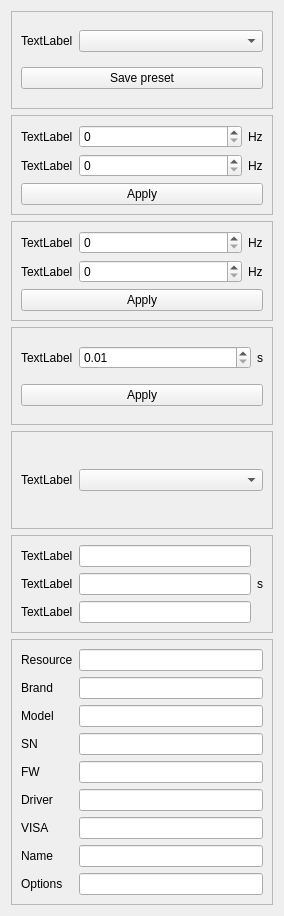
        <widget class="QWidget" name="scrollAreaWidgetContents">
         <property name="geometry">
          <rect>
           <x>0</x>
           <y>0</y>
           <width>284</width>
           <height>916</height>
          </rect>
         </property>
         <layout class="QVBoxLayout" name="verticalLayout_2">
          <item>
           <widget class="QFrame" name="frame_7">
            <property name="frameShape">
             <enum>QFrame::Shape::StyledPanel</enum>
            </property>
            <property name="frameShadow">
             <enum>QFrame::Shadow::Raised</enum>
            </property>
            <layout class="QGridLayout" name="gridLayout_5">
             <item row="0" column="0">
              <widget class="QLabel" name="labelPresets">
               <property name="sizePolicy">
                <sizepolicy hsizetype="Fixed" vsizetype="Preferred">
                 <horstretch>0</horstretch>
                 <verstretch>0</verstretch>
                </sizepolicy>
               </property>
               <property name="text">
                <string>TextLabel</string>
               </property>
              </widget>
             </item>
             <item row="0" column="1">
              <widget class="QComboBox" name="comboBoxPresets"/>
             </item>
             <item row="1" column="0" colspan="2">
              <widget class="QPushButton" name="pushButtonSavePreset">
               <property name="focusPolicy">
                <enum>Qt::FocusPolicy::NoFocus</enum>
               </property>
               <property name="text">
                <string>Save preset</string>
               </property>
               <property name="iconSize">
                <size>
                 <width>25</width>
                 <height>25</height>
                </size>
               </property>
              </widget>
             </item>
            </layout>
           </widget>
          </item>
          <item>
           <widget class="QFrame" name="frame_2">
            <property name="frameShape">
             <enum>QFrame::Shape::StyledPanel</enum>
            </property>
            <property name="frameShadow">
             <enum>QFrame::Shadow::Raised</enum>
            </property>
            <layout class="QGridLayout" name="gridLayout_9">
             <item row="0" column="1">
              <widget class="QDoubleSpinBox" name="doubleSpinBoxCenter">
               <property name="decimals">
                <number>0</number>
               </property>
               <property name="maximum">
                <double>3000000000.000000000000000</double>
               </property>
              </widget>
             </item>
             <item row="0" column="2">
              <widget class="QLabel" name="label_8">
               <property name="sizePolicy">
                <sizepolicy hsizetype="Fixed" vsizetype="Preferred">
                 <horstretch>0</horstretch>
                 <verstretch>0</verstretch>
                </sizepolicy>
               </property>
               <property name="text">
                <string>Hz</string>
               </property>
              </widget>
             </item>
             <item row="1" column="2">
              <widget class="QLabel" name="label_10">
               <property name="sizePolicy">
                <sizepolicy hsizetype="Fixed" vsizetype="Preferred">
                 <horstretch>0</horstretch>
                 <verstretch>0</verstretch>
                </sizepolicy>
               </property>
               <property name="text">
                <string>Hz</string>
               </property>
              </widget>
             </item>
             <item row="1" column="1">
              <widget class="QDoubleSpinBox" name="doubleSpinBoxSpan">
               <property name="decimals">
                <number>0</number>
               </property>
               <property name="maximum">
                <double>3000000000.000000000000000</double>
               </property>
              </widget>
             </item>
             <item row="1" column="0">
              <widget class="QLabel" name="labelSpan">
               <property name="sizePolicy">
                <sizepolicy hsizetype="Fixed" vsizetype="Preferred">
                 <horstretch>0</horstretch>
                 <verstretch>0</verstretch>
                </sizepolicy>
               </property>
               <property name="text">
                <string>TextLabel</string>
               </property>
              </widget>
             </item>
             <item row="0" column="0">
              <widget class="QLabel" name="labelCenter">
               <property name="sizePolicy">
                <sizepolicy hsizetype="Fixed" vsizetype="Preferred">
                 <horstretch>0</horstretch>
                 <verstretch>0</verstretch>
                </sizepolicy>
               </property>
               <property name="text">
                <string>TextLabel</string>
               </property>
              </widget>
             </item>
             <item row="2" column="0" colspan="3">
              <widget class="QPushButton" name="pushButtonApply1">
               <property name="focusPolicy">
                <enum>Qt::FocusPolicy::NoFocus</enum>
               </property>
               <property name="text">
                <string>Apply</string>
               </property>
               <property name="iconSize">
                <size>
                 <width>25</width>
                 <height>25</height>
                </size>
               </property>
              </widget>
             </item>
            </layout>
           </widget>
          </item>
          <item>
           <widget class="QFrame" name="frame">
            <property name="frameShape">
             <enum>QFrame::Shape::StyledPanel</enum>
            </property>
            <property name="frameShadow">
             <enum>QFrame::Shadow::Raised</enum>
            </property>
            <layout class="QGridLayout" name="gridLayout_7">
             <item row="1" column="1">
              <widget class="QDoubleSpinBox" name="doubleSpinBoxMin">
               <property name="decimals">
                <number>0</number>
               </property>
               <property name="maximum">
                <double>3000000000.000000000000000</double>
               </property>
              </widget>
             </item>
             <item row="1" column="2">
              <widget class="QLabel" name="label_12">
               <property name="sizePolicy">
                <sizepolicy hsizetype="Fixed" vsizetype="Preferred">
                 <horstretch>0</horstretch>
                 <verstretch>0</verstretch>
                </sizepolicy>
               </property>
               <property name="text">
                <string>Hz</string>
               </property>
              </widget>
             </item>
             <item row="2" column="2">
              <widget class="QLabel" name="label_13">
               <property name="sizePolicy">
                <sizepolicy hsizetype="Fixed" vsizetype="Preferred">
                 <horstretch>0</horstretch>
                 <verstretch>0</verstretch>
                </sizepolicy>
               </property>
               <property name="text">
                <string>Hz</string>
               </property>
              </widget>
             </item>
             <item row="2" column="1">
              <widget class="QDoubleSpinBox" name="doubleSpinBoxMax">
               <property name="decimals">
                <number>0</number>
               </property>
               <property name="maximum">
                <double>3000000000.000000000000000</double>
               </property>
              </widget>
             </item>
             <item row="1" column="0">
              <widget class="QLabel" name="labelMin">
               <property name="sizePolicy">
                <sizepolicy hsizetype="Fixed" vsizetype="Preferred">
                 <horstretch>0</horstretch>
                 <verstretch>0</verstretch>
                </sizepolicy>
               </property>
               <property name="text">
                <string>TextLabel</string>
               </property>
              </widget>
             </item>
             <item row="2" column="0">
              <widget class="QLabel" name="labelMax">
               <property name="sizePolicy">
                <sizepolicy hsizetype="Fixed" vsizetype="Preferred">
                 <horstretch>0</horstretch>
                 <verstretch>0</verstretch>
                </sizepolicy>
               </property>
               <property name="text">
                <string>TextLabel</string>
               </property>
              </widget>
             </item>
             <item row="3" column="0" colspan="3">
              <widget class="QPushButton" name="pushButtonApply2">
               <property name="focusPolicy">
                <enum>Qt::FocusPolicy::NoFocus</enum>
               </property>
               <property name="text">
                <string>Apply</string>
               </property>
               <property name="iconSize">
                <size>
                 <width>25</width>
                 <height>25</height>
                </size>
               </property>
              </widget>
             </item>
            </layout>
           </widget>
          </item>
          <item>
           <widget class="QFrame" name="frame_8">
            <property name="frameShape">
             <enum>QFrame::Shape::StyledPanel</enum>
            </property>
            <property name="frameShadow">
             <enum>QFrame::Shadow::Raised</enum>
            </property>
            <layout class="QGridLayout" name="gridLayout_13">
             <item row="0" column="1">
              <widget class="QDoubleSpinBox" name="doubleSpinBoxSweep">
               <property name="decimals">
                <number>2</number>
               </property>
               <property name="minimum">
                <double>0.010000000000000</double>
               </property>
               <property name="maximum">
                <double>86400.000000000000000</double>
               </property>
              </widget>
             </item>
             <item row="1" column="0" colspan="3">
              <widget class="QPushButton" name="pushButtonApply3">
               <property name="focusPolicy">
                <enum>Qt::FocusPolicy::NoFocus</enum>
               </property>
               <property name="text">
                <string>Apply</string>
               </property>
               <property name="iconSize">
                <size>
                 <width>25</width>
                 <height>25</height>
                </size>
               </property>
              </widget>
             </item>
             <item row="0" column="0">
              <widget class="QLabel" name="labelSweep">
               <property name="sizePolicy">
                <sizepolicy hsizetype="Fixed" vsizetype="Preferred">
                 <horstretch>0</horstretch>
                 <verstretch>0</verstretch>
                </sizepolicy>
               </property>
               <property name="text">
                <string>TextLabel</string>
               </property>
              </widget>
             </item>
             <item row="0" column="2">
              <widget class="QLabel" name="label_14">
               <property name="sizePolicy">
                <sizepolicy hsizetype="Fixed" vsizetype="Preferred">
                 <horstretch>0</horstretch>
                 <verstretch>0</verstretch>
                </sizepolicy>
               </property>
               <property name="text">
                <string>s</string>
               </property>
              </widget>
             </item>
            </layout>
           </widget>
          </item>
          <item>
           <widget class="QFrame" name="frame_9">
            <property name="frameShape">
             <enum>QFrame::Shape::StyledPanel</enum>
            </property>
            <property name="frameShadow">
             <enum>QFrame::Shadow::Raised</enum>
            </property>
            <layout class="QGridLayout" name="gridLayout_14">
             <item row="0" column="1">
              <widget class="QComboBox" name="comboBoxOffsetsInstr"/>
             </item>
             <item row="0" column="0">
              <widget class="QLabel" name="labelOffsetsInstr">
               <property name="sizePolicy">
                <sizepolicy hsizetype="Fixed" vsizetype="Preferred">
                 <horstretch>0</horstretch>
                 <verstretch>0</verstretch>
                </sizepolicy>
               </property>
               <property name="text">
                <string>TextLabel</string>
               </property>
              </widget>
             </item>
            </layout>
           </widget>
          </item>
          <item>
           <widget class="QFrame" name="frame_4">
            <property name="frameShape">
             <enum>QFrame::Shape::StyledPanel</enum>
            </property>
            <property name="frameShadow">
             <enum>QFrame::Shadow::Raised</enum>
            </property>
            <layout class="QGridLayout" name="gridLayout_10">
             <item row="2" column="0">
              <widget class="QLabel" name="labelDuration">
               <property name="sizePolicy">
                <sizepolicy hsizetype="Fixed" vsizetype="Preferred">
                 <horstretch>0</horstretch>
                 <verstretch>0</verstretch>
                </sizepolicy>
               </property>
               <property name="text">
                <string>TextLabel</string>
               </property>
              </widget>
             </item>
             <item row="3" column="1">
              <widget class="QLineEdit" name="lineEditSlices">
               <property name="readOnly">
                <bool>true</bool>
               </property>
              </widget>
             </item>
             <item row="3" column="0">
              <widget class="QLabel" name="labelSlices">
               <property name="sizePolicy">
                <sizepolicy hsizetype="Fixed" vsizetype="Preferred">
                 <horstretch>0</horstretch>
                 <verstretch>0</verstretch>
                </sizepolicy>
               </property>
               <property name="text">
                <string>TextLabel</string>
               </property>
              </widget>
             </item>
             <item row="2" column="1">
              <widget class="QLineEdit" name="lineEditDuration">
               <property name="readOnly">
                <bool>true</bool>
               </property>
              </widget>
             </item>
             <item row="1" column="1">
              <widget class="QLineEdit" name="lineEditStartTime">
               <property name="readOnly">
                <bool>true</bool>
               </property>
              </widget>
             </item>
             <item row="1" column="0">
              <widget class="QLabel" name="labelStartTime">
               <property name="sizePolicy">
                <sizepolicy hsizetype="Fixed" vsizetype="Preferred">
                 <horstretch>0</horstretch>
                 <verstretch>0</verstretch>
                </sizepolicy>
               </property>
               <property name="text">
                <string>TextLabel</string>
               </property>
              </widget>
             </item>
             <item row="2" column="2">
              <widget class="QLabel" name="label_19">
               <property name="sizePolicy">
                <sizepolicy hsizetype="Fixed" vsizetype="Preferred">
                 <horstretch>0</horstretch>
                 <verstretch>0</verstretch>
                </sizepolicy>
               </property>
               <property name="text">
                <string>s</string>
               </property>
              </widget>
             </item>
            </layout>
           </widget>
          </item>
          <item>
           <widget class="QFrame" name="frame_3">
            <property name="frameShape">
             <enum>QFrame::Shape::StyledPanel</enum>
            </property>
            <property name="frameShadow">
             <enum>QFrame::Shadow::Raised</enum>
            </property>
            <layout class="QGridLayout" name="gridLayout_6">
             <item row="2" column="1">
              <widget class="QLineEdit" name="lineEditModelName">
               <property name="readOnly">
                <bool>true</bool>
               </property>
              </widget>
             </item>
             <item row="7" column="0">
              <widget class="QLabel" name="label_6">
               <property name="sizePolicy">
                <sizepolicy hsizetype="Fixed" vsizetype="Preferred">
                 <horstretch>0</horstretch>
                 <verstretch>0</verstretch>
                </sizepolicy>
               </property>
               <property name="text">
                <string>Name</string>
               </property>
              </widget>
             </item>
             <item row="3" column="1">
              <widget class="QLineEdit" name="lineEditSerialNumber">
               <property name="readOnly">
                <bool>true</bool>
               </property>
              </widget>
             </item>
             <item row="4" column="1">
              <widget class="QLineEdit" name="lineEditFW">
               <property name="readOnly">
                <bool>true</bool>
               </property>
              </widget>
             </item>
             <item row="3" column="0">
              <widget class="QLabel" name="label_16">
               <property name="sizePolicy">
                <sizepolicy hsizetype="Fixed" vsizetype="Preferred">
                 <horstretch>0</horstretch>
                 <verstretch>0</verstretch>
                </sizepolicy>
               </property>
               <property name="text">
                <string>SN</string>
               </property>
              </widget>
             </item>
             <item row="5" column="1">
              <widget class="QLineEdit" name="lineEditDriver">
               <property name="readOnly">
                <bool>true</bool>
               </property>
              </widget>
             </item>
             <item row="8" column="1">
              <widget class="QLineEdit" name="lineEditOptions">
               <property name="readOnly">
                <bool>true</bool>
               </property>
              </widget>
             </item>
             <item row="7" column="1">
              <widget class="QLineEdit" name="lineEditName">
               <property name="readOnly">
                <bool>true</bool>
               </property>
              </widget>
             </item>
             <item row="1" column="1">
              <widget class="QLineEdit" name="lineEditManufacturer">
               <property name="readOnly">
                <bool>true</bool>
               </property>
              </widget>
             </item>
             <item row="5" column="0">
              <widget class="QLabel" name="label_4">
               <property name="sizePolicy">
                <sizepolicy hsizetype="Fixed" vsizetype="Preferred">
                 <horstretch>0</horstretch>
                 <verstretch>0</verstretch>
                </sizepolicy>
               </property>
               <property name="text">
                <string>Driver</string>
               </property>
              </widget>
             </item>
             <item row="2" column="0">
              <widget class="QLabel" name="label_15">
               <property name="sizePolicy">
                <sizepolicy hsizetype="Fixed" vsizetype="Preferred">
                 <horstretch>0</horstretch>
                 <verstretch>0</verstretch>
                </sizepolicy>
               </property>
               <property name="text">
                <string>Model</string>
               </property>
              </widget>
             </item>
             <item row="6" column="1">
              <widget class="QLineEdit" name="lineEditVisa">
               <property name="readOnly">
                <bool>true</bool>
               </property>
              </widget>
             </item>
             <item row="1" column="0">
              <widget class="QLabel" name="label_3">
               <property name="sizePolicy">
                <sizepolicy hsizetype="Fixed" vsizetype="Preferred">
                 <horstretch>0</horstretch>
                 <verstretch>0</verstretch>
                </sizepolicy>
               </property>
               <property name="text">
                <string>Brand</string>
               </property>
              </widget>
             </item>
             <item row="6" column="0">
              <widget class="QLabel" name="label_5">
               <property name="sizePolicy">
                <sizepolicy hsizetype="Fixed" vsizetype="Preferred">
                 <horstretch>0</horstretch>
                 <verstretch>0</verstretch>
                </sizepolicy>
               </property>
               <property name="text">
                <string>VISA</string>
               </property>
              </widget>
             </item>
             <item row="4" column="0">
              <widget class="QLabel" name="label_17">
               <property name="sizePolicy">
                <sizepolicy hsizetype="Fixed" vsizetype="Preferred">
                 <horstretch>0</horstretch>
                 <verstretch>0</verstretch>
                </sizepolicy>
               </property>
               <property name="text">
                <string>FW</string>
               </property>
              </widget>
             </item>
             <item row="8" column="0">
              <widget class="QLabel" name="label_7">
               <property name="sizePolicy">
                <sizepolicy hsizetype="Fixed" vsizetype="Preferred">
                 <horstretch>0</horstretch>
                 <verstretch>0</verstretch>
                </sizepolicy>
               </property>
               <property name="text">
                <string>Options</string>
               </property>
              </widget>
             </item>
             <item row="0" column="0">
              <widget class="QLabel" name="label_18">
               <property name="sizePolicy">
                <sizepolicy hsizetype="Fixed" vsizetype="Preferred">
                 <horstretch>0</horstretch>
                 <verstretch>0</verstretch>
                </sizepolicy>
               </property>
               <property name="text">
                <string>Resource</string>
               </property>
              </widget>
             </item>
             <item row="0" column="1">
              <widget class="QLineEdit" name="lineEditResourceName">
               <property name="readOnly">
                <bool>true</bool>
               </property>
              </widget>
             </item>
            </layout>
           </widget>
          </item>
         </layout>
        </widget>
